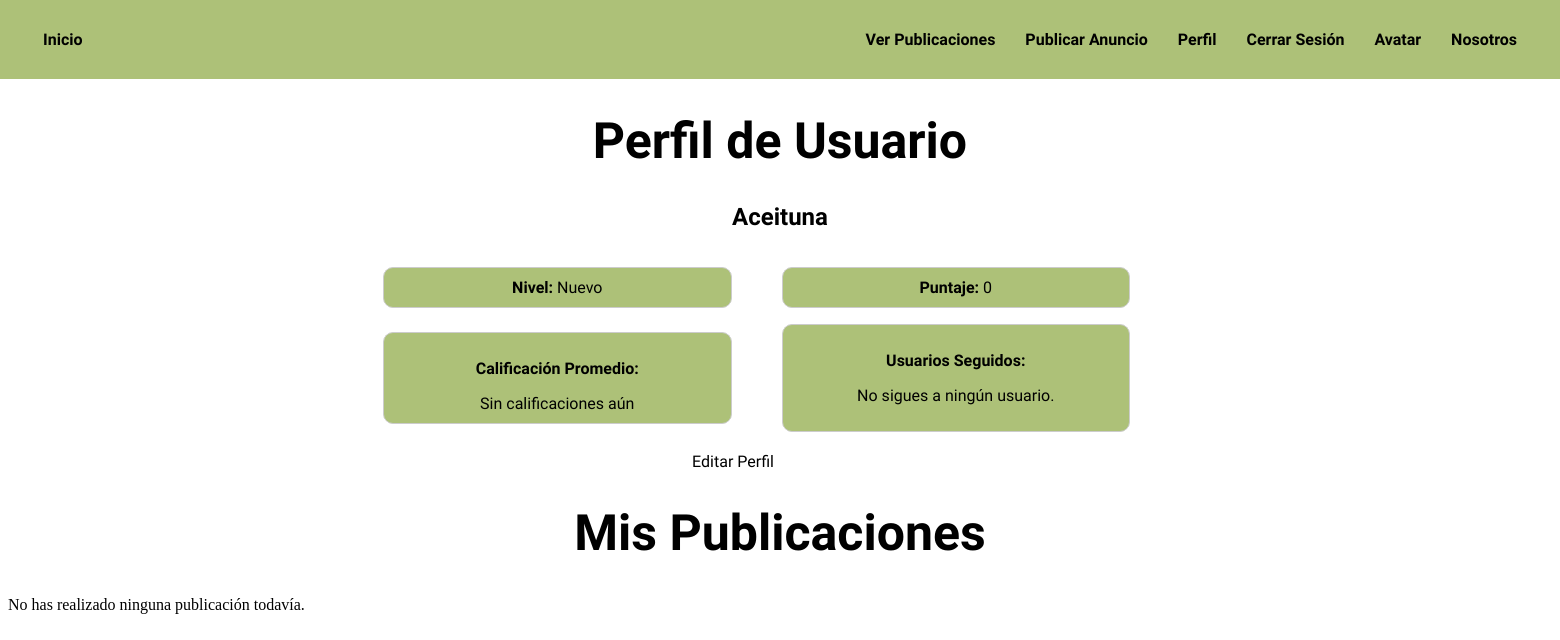
The app's page /perfil/ (signed in), older data.
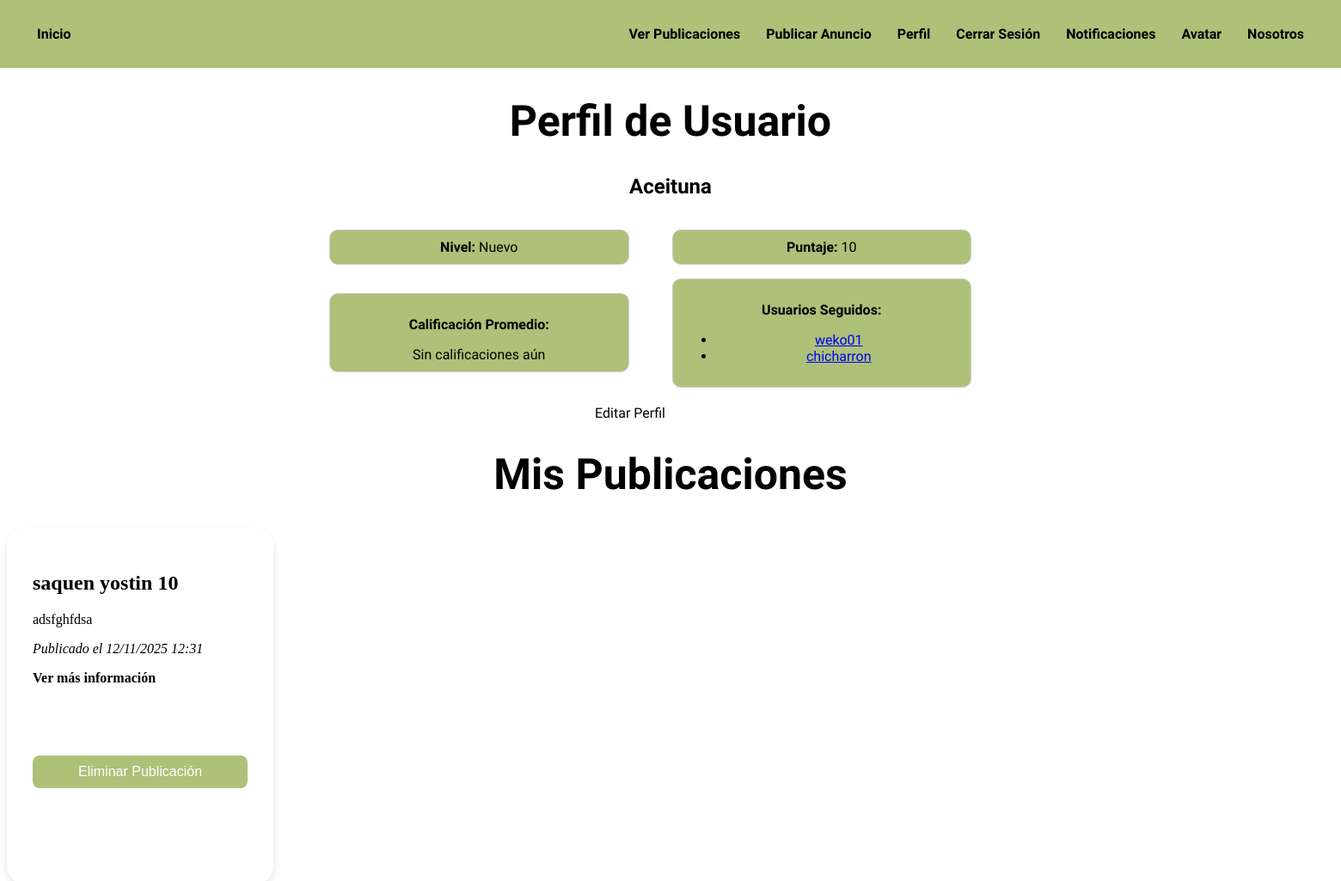
The same page, newer data.
### BookityApp/models.py (models this page shows, shortened)
class Perfil(models.Model):
    user = models.OneToOneField('auth.User', on_delete=models.CASCADE)
    latitud_defecto = models.FloatField(null=True, blank=True)
    longitud_defecto = models.FloatField(null=True, blank=True)
    radio_marcador_defecto = models.FloatField(default=50)
    puntaje_usuario = models.IntegerField(default=0)
    nivel_usuario = models.CharField(max_length=20, choices=[('Nuevo', 'Nuevo'), ('Medio', 'Medio'), ('KPro', 'KPro')], default='Nuevo')
    promedio_calificaciones = models.FloatField(default=0.0, null=True, blank=True)
    usuarios_seguidos = models.ManyToManyField('self', blank=True)

class Publicacion(models.Model):
    user = models.ForeignKey('auth.User', on_delete=models.CASCADE)
    titulo = models.CharField(max_length=100)
    descripcion = models.TextField()
    contacto = models.CharField(max_length=100)
    tipo = models.CharField(max_length=20, choices=[('Intercambio', 'Intercambio'), ('Donación', 'Donación')], default='Donación')
    fecha_publicacion = models.DateTimeField(auto_now_add=True)
    ubicacion = models.CharField(max_length=100)
    latitud = models.FloatField()
    longitud = models.FloatField()
    radio_marcador = models.FloatField(default=50)
    estado = models.CharField(max_length=20, choices=[('Disponible', 'Disponible'), ('Cerrado', 'Cerrado')], default='Disponible')
    trato_cerrado_con = models.ForeignKey('auth.User', related_name='trato_cerrado_con', on_delete=models.SET_NULL, null=True, blank=True)
    calificacion = models.IntegerField(null=True, blank=True)
    resena = models.TextField(null=True, blank=True)

### BookityApp/views.py (the view)
# urls.py: path('perfil/', perfil, name='perfil'),
def perfil(request):
    publicaciones = Publicacion.objects.filter(user=request.user).order_by('-fecha_publicacion')
    perfil = Perfil.objects.get(user=request.user)
    usuarios_seguidos = perfil.usuarios_seguidos.all()
    return render(request, 'BookityApp/perfil.html', {
        'publicaciones': publicaciones,'perfil': perfil,'usuarios_seguidos': usuarios_seguidos
    })

### BookityApp/templates/BookityApp/perfil.html (shortened to what this page needs)
{% extends 'BookityApp/base.html' %}
{% block content %}
<h1 style="text-align: center; font-family: 'Sour Gummy', sans-serif; font-size: 50px;">Perfil de Usuario</h1>
<h2 style="text-align: center; font-family:'inder', sans-serif;">{{ user.username }}</h2>
<div class="ordenar_perfil1">
<p class="item"><strong>Nivel:</strong> {{ perfil.nivel_usuario }}</p>
<p class="item"><strong>Puntaje:</strong> {{ perfil.puntaje_usuario }}</p>
</div>
<div class="ordenar_perfil2">
        <div class="item">
    <p><strong>Calificación Promedio:</strong></p>
    {% if perfil.promedio_calificaciones %}
        {{ perfil.promedio_calificaciones|floatformat:2 }}
        {% else %}
        Sin calificaciones aún
    {% endif %}
    </div>
    <div class="item">
    <p><strong>Usuarios Seguidos:</strong></p>
    {% if usuarios_seguidos %}
        <ul>
        {% for seguido in usuarios_seguidos %}
            <li><a href="{% url 'usuarios_perfil' seguido.user.username %}">{{ seguido.user.username }}</a></li>
        {% endfor %}
        </ul>
    {% else %}
        <p>No sigues a ningún usuario.</p>
    {% endif %}
    </div>
</div>
<a href="{% url 'editar_perfil' %}" class="boton_edit_perfil">Editar Perfil</a>
<h1 style="text-align: center; font-family: 'Sour Gummy', sans-serif;font-size:50px;">Mis Publicaciones</h1>
{% if publicaciones %}
    <div class="contenedor-publicaciones">
        {% for publicacion in publicaciones %}
            <div class="publicacion">
                <h2>{{ publicacion.titulo }}</h2>
                <p>{{ publicacion.descripcion }}</p>
                <p><em>Publicado el {{ publicacion.fecha_publicacion|date:"d/m/Y H:i" }}</em></p>
                <div>
                    <a href="{% url 'detalle' publicacion.id %}" style="text-decoration: none;color: black;font-weight: bold;">Ver más información</a>
                </div>
                <form method="post" action="{% url 'eliminar_publicacion' publicacion.id %}">
                    <button type="submit">Eliminar Publicación</button>
                </form>
            </div>
        {% endfor %}
    </div>
{% else %}
    <p class="mensaje_sin_pub">No has realizado ninguna publicación todavía.</p>
{% endif %}
{% endblock %}

Row changes from the older to the newer data that the page shows:
changed Perfil "Nuevo": puntaje_usuario "0" → "10"
now on this page (row unchanged): Perfil: user.username "weko01"
now on this page (row edited): Perfil: user.username "chicharron"
now on this page (row edited): Publicacion: titulo "saquen yostin 10", descripcion "adsfghfdsa", fecha_publicacion "12/11/2025 12:31"
Text that changed along with them:
text no longer shown: "No sigues a ningún usuario. No has realizado ninguna publicación todavía."
text now shown: "Notificaciones"
